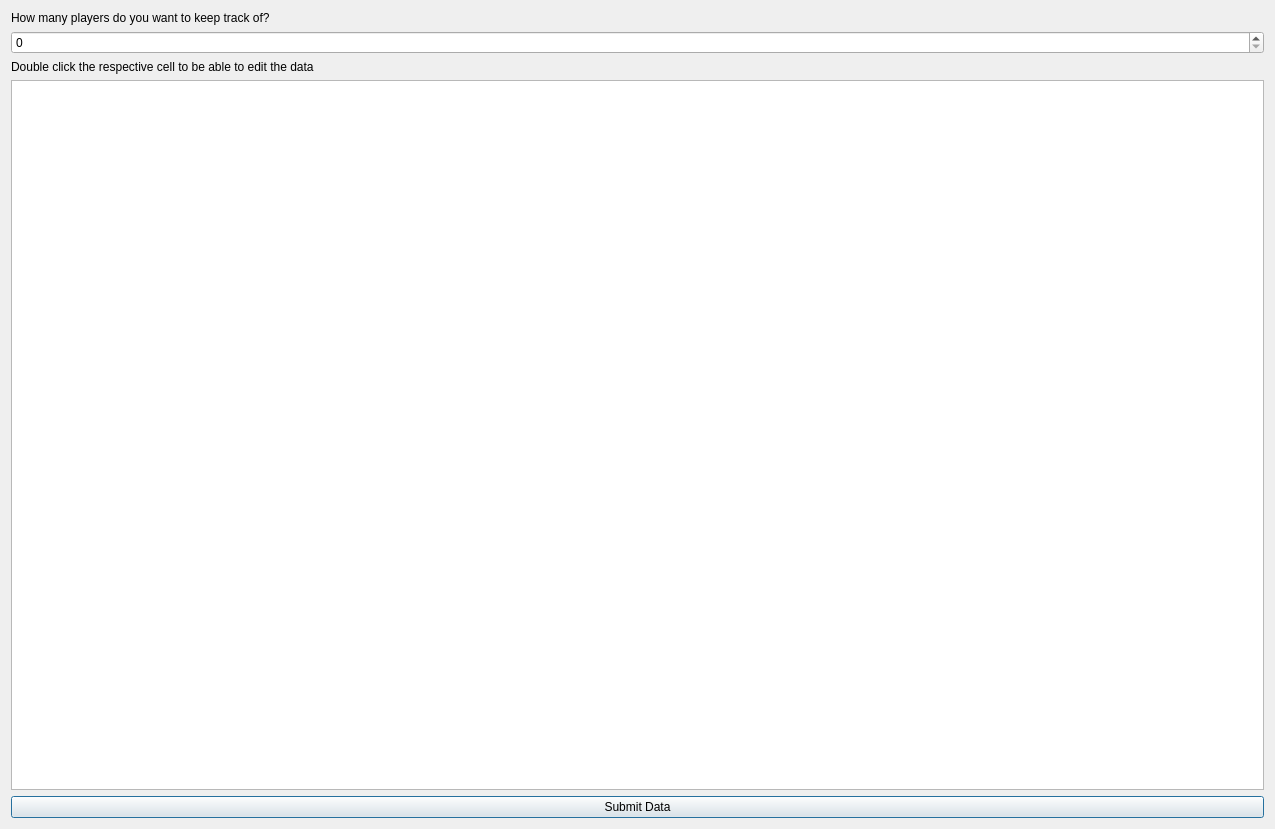
<?xml version="1.0" encoding="UTF-8"?>
<ui version="4.0">
 <class>InitilizationWindow</class>
 <widget class="QDialog" name="InitilizationWindow">
  <property name="geometry">
   <rect>
    <x>0</x>
    <y>0</y>
    <width>1275</width>
    <height>829</height>
   </rect>
  </property>
  <property name="windowTitle">
   <string>Dialog</string>
  </property>
  <layout class="QVBoxLayout" name="verticalLayout">
   <item>
    <widget class="QLabel" name="label">
     <property name="text">
      <string>How many players do you want to keep track of?</string>
     </property>
    </widget>
   </item>
   <item>
    <widget class="QSpinBox" name="trackPlayerBox"/>
   </item>
   <item>
    <widget class="QLabel" name="label_2">
     <property name="text">
      <string>Double click the respective cell to be able to edit the data</string>
     </property>
    </widget>
   </item>
   <item>
    <widget class="QTableWidget" name="playerTrackerTable"/>
   </item>
   <item>
    <widget class="QPushButton" name="submitButton">
     <property name="text">
      <string>Submit Data</string>
     </property>
    </widget>
   </item>
  </layout>
 </widget>
 <resources/>
 <connections/>
</ui>
